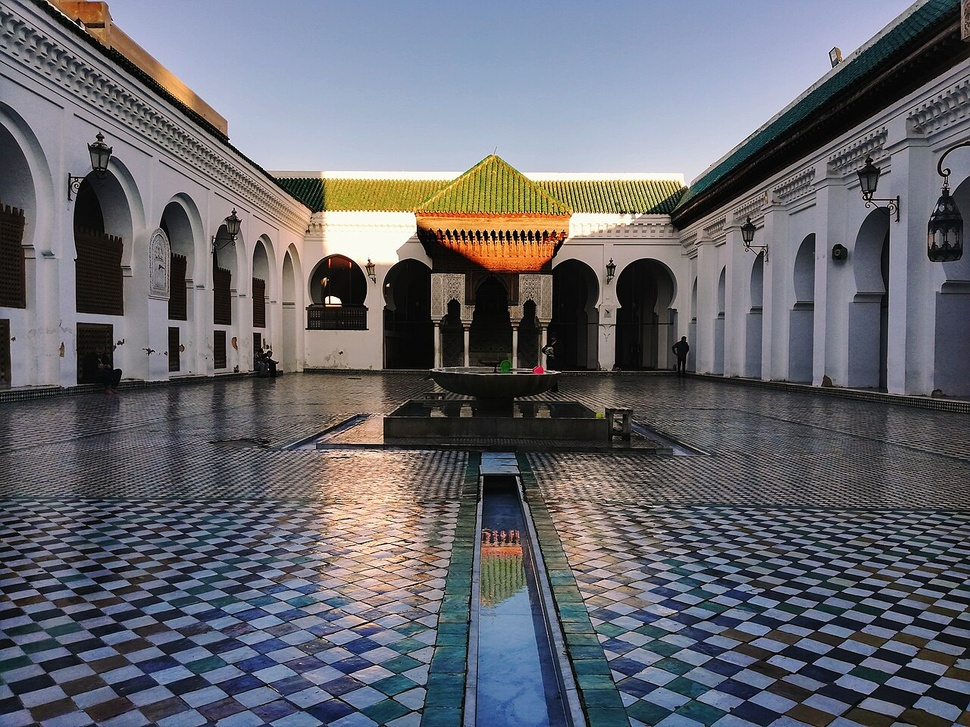
#> input picture image.jpg, 970 x 727 px, shrunk from 1280 x 960 before the run
$ python EX4_TP1.py   (older library calls are emulated)
#> lines starting #> are read from the running program, lines starting #| are printed output that depends on the picture
import cv2
import numpy as np
import matplotlib.pyplot as plt
from skimage.filters import gabor

# =====================================================================
# 1. Charger une image couleur & 2. Convertir en niveaux de gris
# =====================================================================
img_couleur = cv2.imread('image.jpg')
#> img_couleur is the input picture: shape (727, 970, 3); mean B, G, R 110.2, 103.2, 102.2

if img_couleur is None:
    print("Erreur : Impossible de charger 'image.jpg'.")
    exit()

img_gris = cv2.cvtColor(img_couleur, cv2.COLOR_BGR2GRAY)
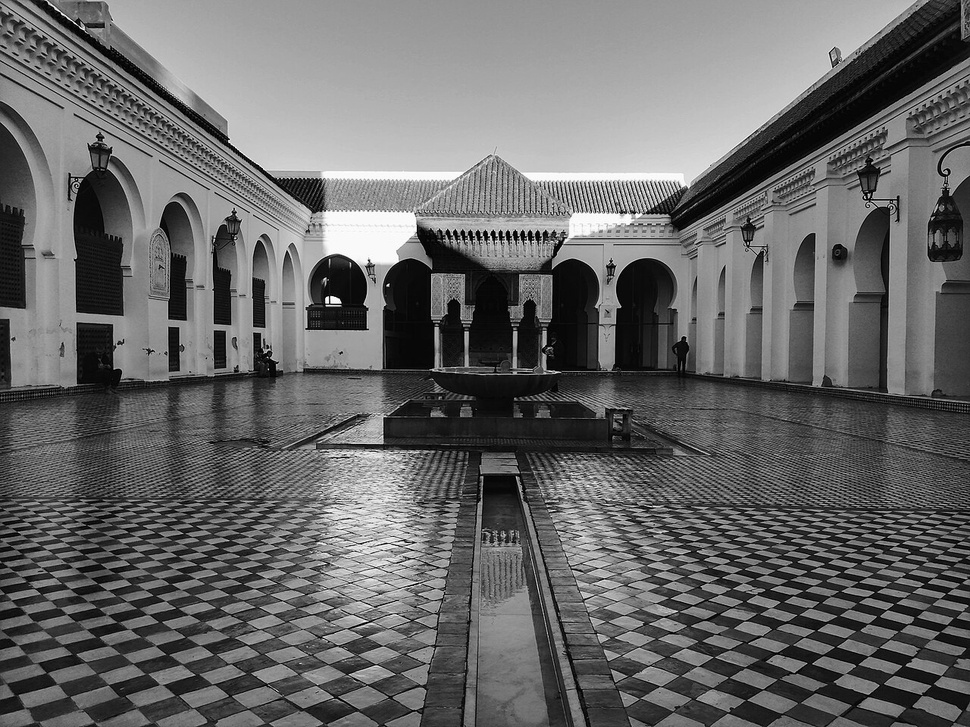
#> img_gris: shape (727, 970); min 0, max 255, mean 103.7

# =====================================================================
# 3. Détecter les contours
# =====================================================================
# Utilisation du filtre de Canny (avec seuils adaptatifs 100 et 200)
contours = cv2.Canny(img_gris, 100, 200)
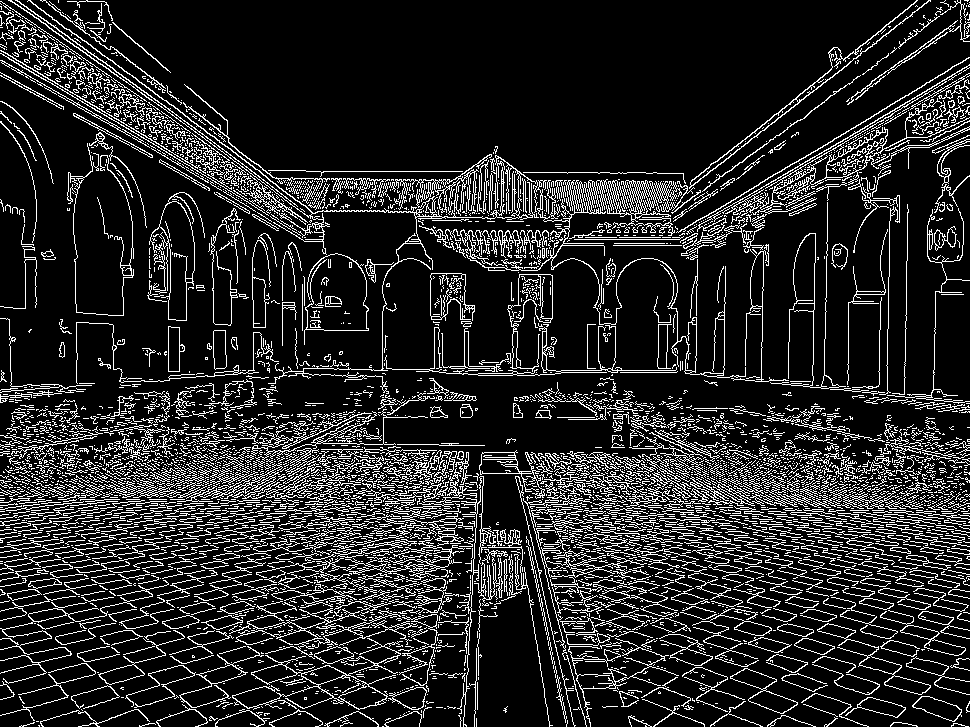
#> contours: shape (727, 970); 15.1% white in thin lines or dots

# =====================================================================
# 4. Calculer l'histogramme
# =====================================================================
# Calcul de l'histogramme avec OpenCV sur 256 niveaux [0-256]
hist = cv2.calcHist([img_gris], [0], None, [256], [0, 256])
#> hist = 256 values, max 5456 at index 154, min 6 at index 255, mean 2754.6

# =====================================================================
# 5. Détecter des points clés locaux (ORB)
# =====================================================================
# Initialisation du détecteur/descripteur ORB
orb = cv2.ORB_create()

# Détection des points clés et calcul des descripteurs
points_cles, descripteurs = orb.detectAndCompute(img_gris, None)
#> points_cles = 500 keypoints; strongest (x, y, size): (328, 296, 31), (325, 299, 31), (340, 301, 31), (326, 298, 37.2)

# Dessiner les points clés sur l'image d'origine pour la visualisation
img_orb = cv2.drawKeypoints(img_couleur, points_cles, None, color=(0, 255, 0), flags=0)

# =====================================================================
# 6. Appliquer la transformation de Fourier et le filtrage Gabor
# =====================================================================

# --- Transformation de Fourier Discrète (DFT) ---
# Passage au domaine fréquentiel
dft = cv2.dft(np.float32(img_gris), flags=cv2.DFT_COMPLEX_OUTPUT)
dft_shift = np.fft.fftshift(dft)  # Centrer les basses fréquences

# Calcul du spectre de magnitude pour affichage
magnitude_spectrum = 20 * np.log(cv2.magnitude(dft_shift[:, :, 0], dft_shift[:, :, 1]) + 1)
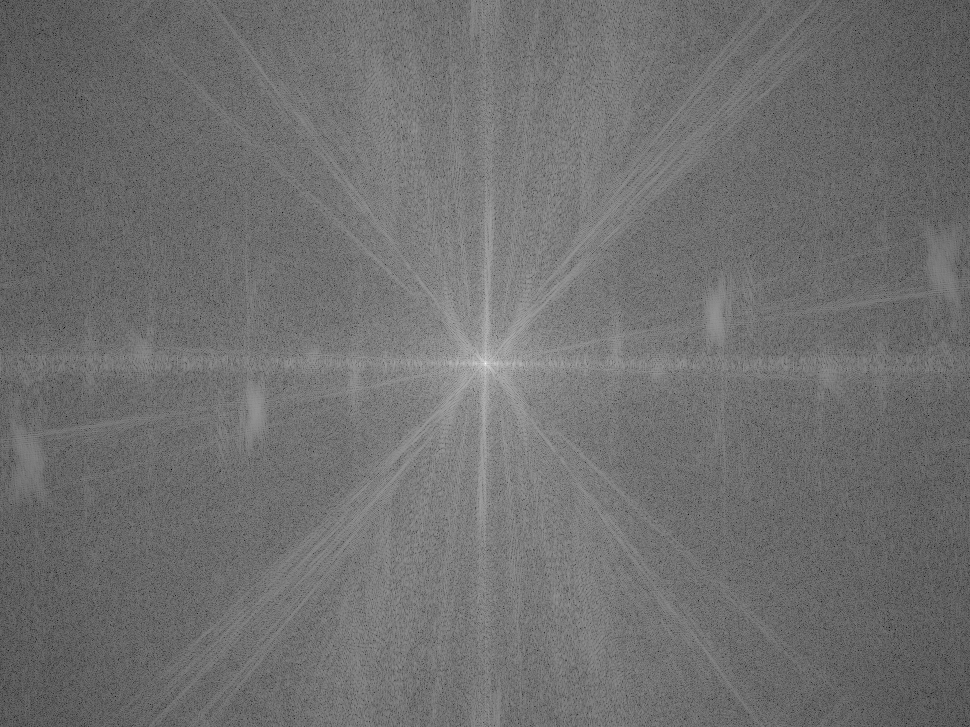
#> magnitude_spectrum: shape (727, 970) float32; min 48.01, max 362.2, mean 186; drawn with min black and max white

# --- Filtrage de Gabor ---
# Application du filtre (fréquence spatiale = 0.6, orientation theta = 45 degrés soit pi/4)
gabor_reel, gabor_imag = gabor(img_gris, frequency=0.6, theta=np.pi/4)
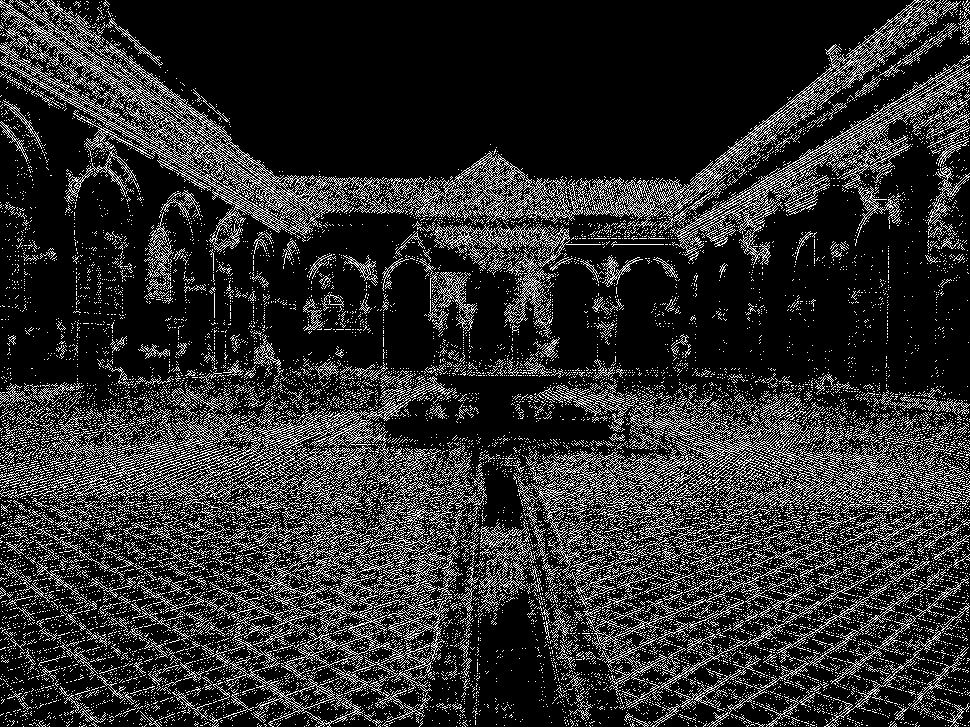
#> gabor_reel: shape (727, 970); min 0, max 255, mean 44.4
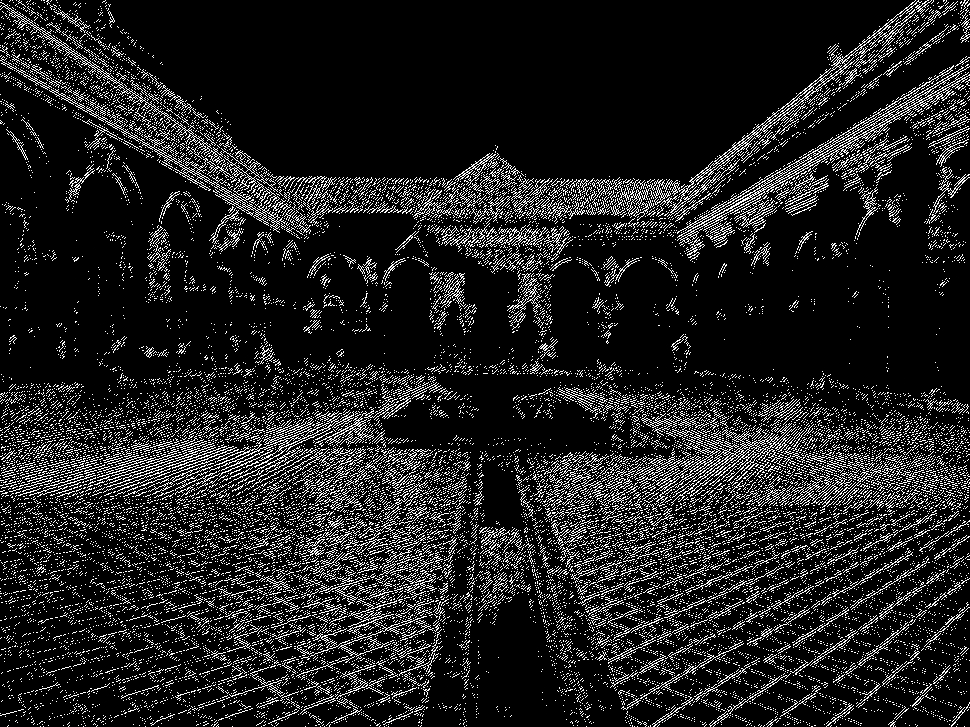
#> gabor_imag: shape (727, 970); min 0, max 255, mean 32.5

# =====================================================================
# 7. Sauvegarder les résultats et Affichage
# =====================================================================
# Sauvegarde des fichiers images sur le disque
cv2.imwrite('resultat_contours.jpg', contours)
cv2.imwrite('resultat_orb.jpg', img_orb)

# Conversion du spectre de Fourier et Gabor en format 8 bits pour la sauvegarde
fourier_sauvegarde = cv2.normalize(magnitude_spectrum, None, 0, 255, cv2.NORM_MINMAX, dtype=cv2.CV_8U)
gabor_sauvegarde = cv2.normalize(gabor_reel, None, 0, 255, cv2.NORM_MINMAX, dtype=cv2.CV_8U)

cv2.imwrite('resultat_fourier.jpg', fourier_sauvegarde)
cv2.imwrite('resultat_gabor.jpg', gabor_sauvegarde)

print("Tous les résultats ont été sauvegardés avec succès !")

# Affichage complet avec Matplotlib
plt.figure(figsize=(12, 8))

plt.subplot(2, 3, 1), plt.imshow(cv2.cvtColor(img_couleur, cv2.COLOR_BGR2RGB)), plt.title('1. Image Couleur')
plt.subplot(2, 3, 2), plt.imshow(img_gris, cmap='gray'), plt.title('2. Niveaux de Gris')
plt.subplot(2, 3, 3), plt.imshow(contours, cmap='gray'), plt.title('3. Contours (Canny)')

plt.subplot(2, 3, 4)
plt.plot(hist, color='black'), plt.xlim([0, 256]), plt.title('4. Histogramme')

plt.subplot(2, 3, 5), plt.imshow(magnitude_spectrum, cmap='gray'), plt.title('6. Spectre Fourier')
plt.subplot(2, 3, 6), plt.imshow(gabor_reel, cmap='gray'), plt.title('6. Filtre Gabor (45°)')

plt.tight_layout()
plt.show()
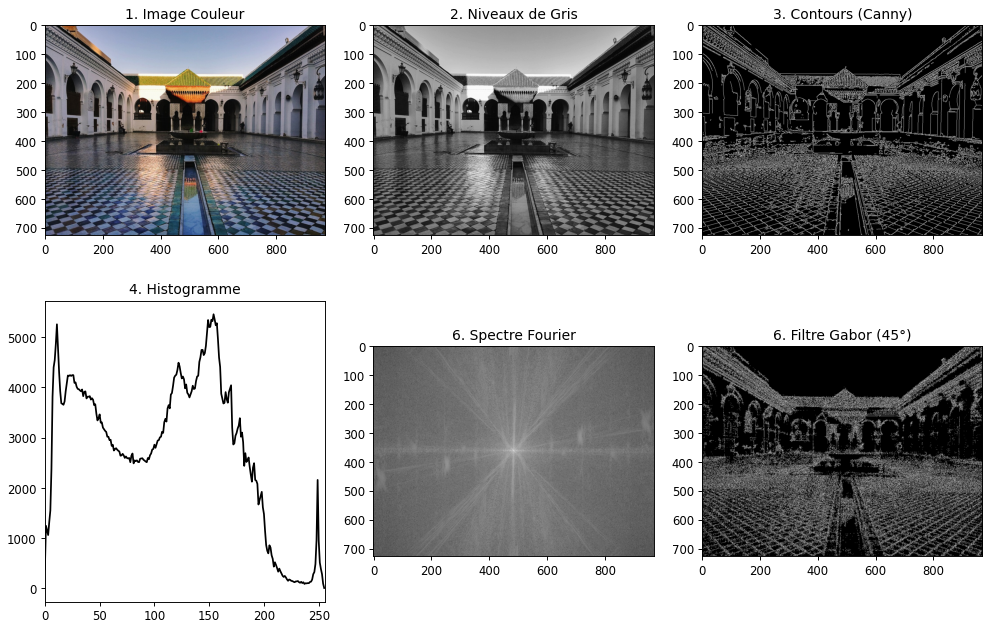
#> figure drawn by matplotlib, 6 panels; panel 4: curve peaks at x = 154, y = 5456

# Fenêtre séparée pour afficher les points clés ORB
cv2.imshow("5. Points cles ORB", img_orb)
cv2.waitKey(0)
cv2.destroyAllWindows()
